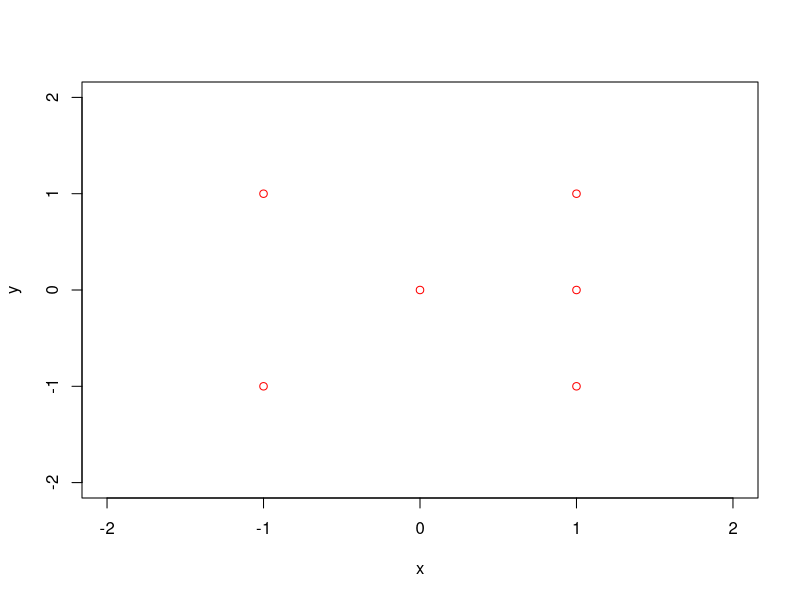
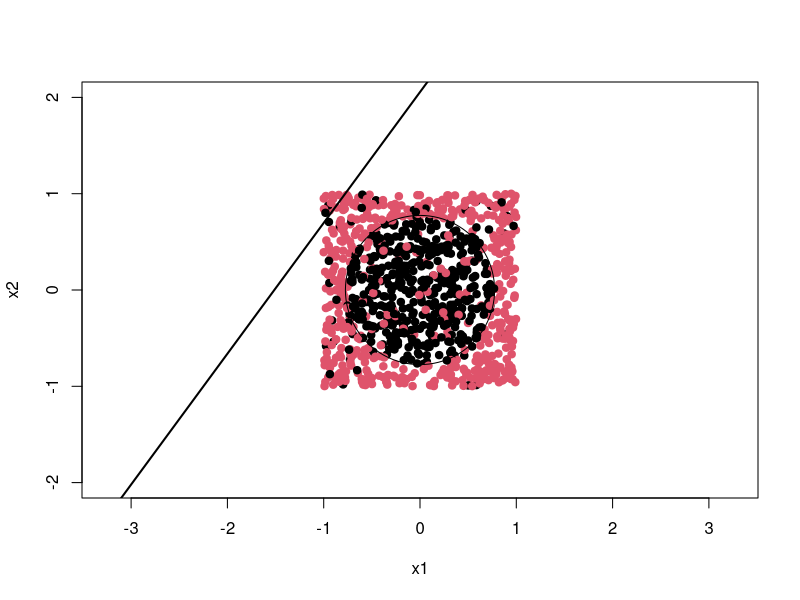

Write the R code that produced these figures, in order.
## ---- chunk 1
library(knitr)
opts_chunk$set(echo = TRUE, cache = TRUE)
## ---- chunk 2
N <- c(10, 25, 100, 500, 1000)
expected.ein <- function(N) {
  sigma <- 0.1
  d <- 8
  sigma^2 * (1 - (d+1)/N)
}
ein <- sapply(N, expected.ein)
ein
## ---- chunk 3
prob7.nabla <- function(u, v) {
  u.next <- exp(u) + v*exp(u*v) + 2*u - 2*v - 3
  v.next <- 2*exp(2*v) + u*exp(u*v) - 2*u + 4*v - 2
  c(u.next, v.next)
}
prob7.E <- function(u, v) {
    exp(u) + exp(2*v) + exp(u*v) + u^2 - 2*u*v + 2*v^2 - 3*u - 2*v
}
w <- c(0, 0)
for (i in 1:5) {
  w = w - 0.01 * prob7.nabla(w[1], w[2])
  print(w)
}
prob7.E(w[1], w[2])
## ---- chunk 4
prob10.hessian <- function(u, v) {
  buu <- exp(u) + v^2 * exp(u*v) + 2
  bvv <- 4*exp(2*v) + u^2 * exp(u*v) + 4
  buv <- exp(u*v) + u*v * exp(u*v) - 2
  matrix(c(buu, buv, buv, bvv), nrow = 2, ncol = 2)
}
w <- c(0, 0)
for (i in 1:5) {
    hessian <- prob10.hessian(w[1], w[2])
    newtow <- solve(hessian, prob7.nabla(w[1], w[2]))
    w <- w - newtow
    # print(hessian)
    print(w)
}
prob7.E(w[1], w[2])
## ---- chunk 5
plot(1, 1, type = "p", col = "red", xlab = "x", ylab = "y", xlim = c(-2, 2), ylim = c(-2, 2))
points(1, -1, col = "red")
points(-1, -1, col = "red")
points(-1, 1, col = "red")
points(0, 0, col = "red")
points(1, 0, col = "red")
## ---- chunk 6
library(plotrix)
set.seed(0)
N <- 1000
T <- 1000
err.array <- rep(c(0), T)

for (i in 1:T) {
    x0 <- rep(c(1), N)
    x1 <- runif(N, min = -1, max = 1)
    x2 <- runif(N, min = -1, max = 1)
    r2 <- x1^2 + x2^2
    y <- rep(c(0), N)
    y[r2 >= 0.6] <- 1
    y[r2 < 0.6] <- -1

    # Add noise
    noise <- runif(N, min = 0.0, max = 1.0)
    flip <- rep(c(0), N)
    flip[noise > 0.1] <- 1
    flip[noise <= 0.1] <- -1
    y <- y * flip

    # Build dataframe
    data.trn <- data.frame(x0 = x0, x1 = x1, x2 = x2, y = y)

    # Linear Regression
    model <- lm(y ~ x1 + x2, data = data.trn)
    pred.trn <- sign(predict(model, data.trn))
    pred.err <- sum(pred.trn != y)

    err.array[i] <- pred.err
}

err.avg <- mean(err.array) / N

# Visualize
plot(x1, x2, col = as.factor(y), xlim = c(-2, 2), ylim = c(-2, 2), pch = 19, asp = 1)
draw.circle(0.0, 0.0, radius = sqrt(0.6))
w <- coef(model)
b = -(w["x1"] / w["x2"])
a = -(w["(Intercept)"] / w["x2"])
abline(a = a, b = b, lwd = 2)

## ---- chunk 7
set.seed(0)
N <- 1000
T <- 1000
err.array <- rep(c(0), T)

w.frame <- data.frame()

for (i in 1:T) {
    x0 <- rep(c(1), N)
    x1 <- runif(N, min = -1, max = 1)
    x2 <- runif(N, min = -1, max = 1)
    r2 <- x1^2 + x2^2
    y <- rep(c(0), N)
    y[r2 >= 0.6] <- 1
    y[r2 < 0.6] <- -1

    # Add noise
    noise <- runif(N, min = 0.0, max = 1.0)
    flip <- rep(c(0), N)
    flip[noise > 0.1] <- 1
    flip[noise <= 0.1] <- -1
    y <- y * flip

    # Build dataframe
    data.trn <- data.frame(x0 = x0, x1 = x1, x2 = x2, x1x2 = x1*x2, x1x1 = x1*x1, x2x2 = x2*x2, y = y)

    # Linear Regression
    model <- lm(y ~ x1 + x2 + x1x2 + x1x1 + x2x2, data = data.trn)

    if (length(w.frame) == 0) {
      w.frame <- data.frame(t(coef(model)))
    } else {
      w <- coef(model)
      names(w) <- names(w.frame)
      w.frame <- rbind(w.frame, t(w))
    }

    err.array[i] <- pred.err
}

w.mean <- colMeans(w.frame)
print(w.mean)
## ---- chunk 8
set.seed(0)
N <- 1000
T <- 1000
err.array <- rep(c(0), T)

for (i in 1:T) {
    x1 <- runif(N, min = -1, max = 1)
    x2 <- runif(N, min = -1, max = 1)
    r2 <- x1^2 + x2^2
    y <- rep(c(0), N)
    y[r2 >= 0.6] <- 1
    y[r2 < 0.6] <- -1

    # Add noise
    noise <- runif(N, min = 0.0, max = 1.0)
    flip <- rep(c(0), N)
    flip[noise > 0.1] <- 1
    flip[noise <= 0.1] <- -1
    y <- y * flip

    # Build dataframe
    data.trn <- data.frame(x1 = x1, x2 = x2, x1x2 = x1*x2, x1x1 = x1*x1, x2x2 = x2*x2, y = y)

    # Linear Regression
    model <- lm(y ~ x1 + x2 + x1x2 + x1x1 + x2x2, data = data.trn)

    x1 <- runif(N, min = -1, max = 1)
    x2 <- runif(N, min = -1, max = 1)
    r2 <- x1^2 + x2^2
    y <- rep(c(0), N)
    y[r2 >= 0.6] <- 1
    y[r2 < 0.6] <- -1

    # Add noise
    noise <- runif(N, min = 0.0, max = 1.0)
    flip <- rep(c(0), N)
    flip[noise > 0.1] <- 1
    flip[noise <= 0.1] <- -1
    y <- y * flip

    # Build dataframe
    data.tst <- data.frame(x1 = x1, x2 = x2, x1x2 = x1*x2, x1x1 = x1*x1, x2x2 = x2*x2, y = y)

    pred.tst <- sign(predict(model, data.tst))
    pred.err <- sum(pred.tst != y)

    err.array[i] <- pred.err
}

err.avg <- mean(err.array) / N

